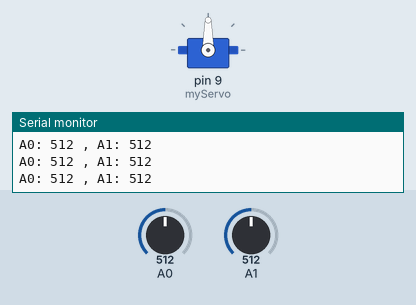
The sketch below on a simulated Arduino Uno, built with avr-gcc and run on an emulated ATmega328P. Shown: servo, the last lines printed to the serial monitor. Inputs (shaded band) come from the test bench; at power-on: A0 = 512, A1 = 512.

Above: at 2.2 s.
2.3 s: A0 set to 555
3.8 s: A0 set to 580
At 6.7 s:
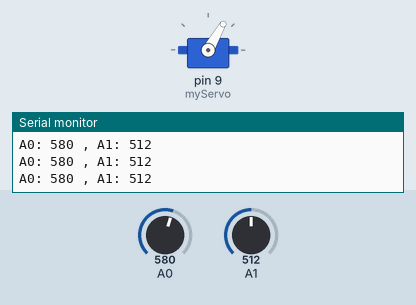
6.8 s: A0 set to 511
At 7.6 s:
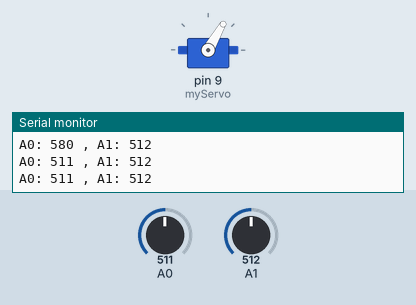
8.3 s: A1 set to 479
9.8 s: A1 set to 453
At 12.7 s:
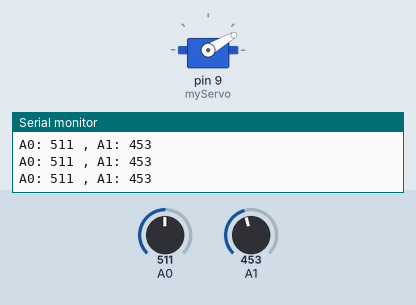
12.8 s: A1 set to 511
At 13.7 s:
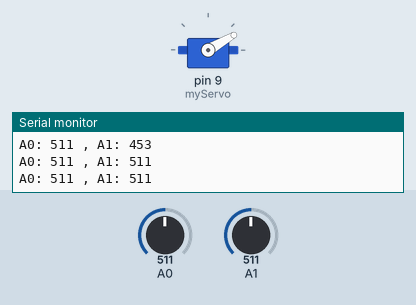
Timing chart, 0 to 15.3 s (numbered marks = the images above; inputs shaded):
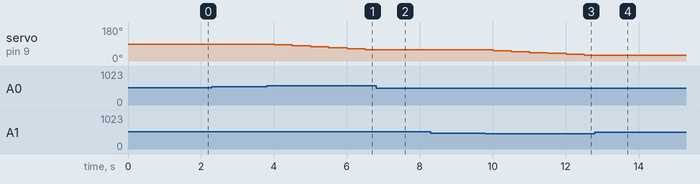

Measured:
- the behaviour switches between 562 and 563 on A0 (found by bisection; images 0 and 1)
- the behaviour switches between 461 and 460 on A1 (found by bisection; images 2 and 3)
- after the input at 3.8 s, servo on pin 9 (myServo): moves from 90° to 60° over 2.5 s, starting after 0.20 s
- after the input at 6.8 s, servo on pin 9 (myServo): stays 60° (without the input it goes to 55° after 0.21 s)
- after the input at 9.8 s, servo on pin 9 (myServo): moves from 60° to 30° over 2.5 s, starting after 0.21 s
- after the input at 12.8 s, servo on pin 9 (myServo): stays 30° (without the input it goes to 25° after 0.22 s)

The sketch:

Smart_Solar.ino
```cpp
#include <Servo.h>

Servo myServo;
int currentServoAngle = 90;

void setup() {
  Serial.begin(9600);
  pinMode(A0, INPUT);
  pinMode(A1, INPUT);
  //pinMode(9, OUTPUT);
  myServo.attach(9);


  // Make servo go to 90 degrees
  myServo.write(currentServoAngle);
  delay(1000);

}

void loop() {
  int valueA0 = analogRead(A0);  // Reading the value from pin A0
  int valueA1 = analogRead(A1);  // Reading the value from pin A1

  Serial.print("A0: ");
  Serial.print(valueA0);
  Serial.print(" , A1: ");
  Serial.println(valueA1);

  /*
    MAX SERVO VALUE: 2000 us
    MIN SERVO VALUE: 1000 US
  */
  if (valueA0 - 50 > valueA1) {
    currentServoAngle = ((currentServoAngle - 5) + 180) % 180;
    myServo.write(currentServoAngle);
  }
  else if (valueA0 + 50 < valueA1) {
    currentServoAngle = (currentServoAngle + 5) % 180;
    myServo.write(currentServoAngle);
  }

  //analogWrite(9, 127);  // Write a PWM signal with a duty cycle of about 50% to pin D9
  //delay(1000);  // Wait for 1 second

  //analogWrite(9, 0);  // Turn off the PWM signal
  delay(500);  // Adding a delay of 1 second before the next reading
}
```
